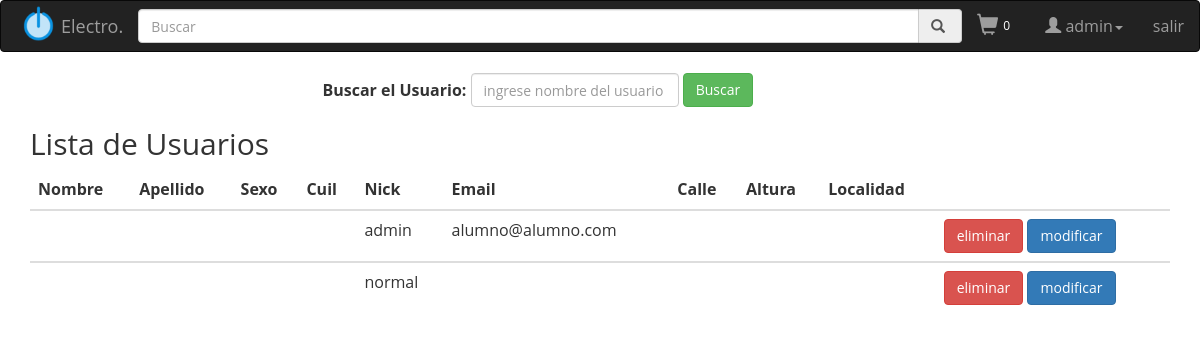
The page /admin.php (signed in) on the database as committed earlier.
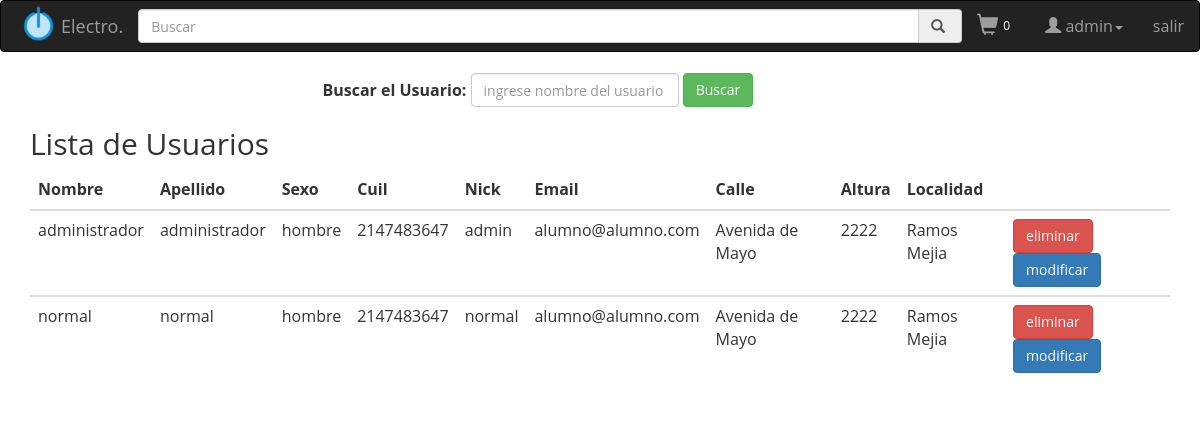
The same page on the database as committed later.
### tables this page shows
create table usuario(
id int auto_increment,
nombre varchar(25),
apellido varchar(25),
sexo varchar(25),
cuil integer,
nick varchar(25),
pass varchar(40),
email varchar(60),
rol varchar(25),
calle varchar(25),
altura integer,
localidad varchar(30),
estado varchar(20),
latitud double,
longitud double,
primary key (id)
);

### admin.php (the view, shortened to what this page needs)
<!DOCTYPE html>
<html lang="es">
<?php
require 'header.php';
?>
<body>
<div class="container">
    <div class="row">
        <div class="col-lg-4"></div>
        <div class="col-lg-4"></div>
    </div>
    <div class="row">
        <div class="col-lg-3"></div>
        <div class="col-lg-6 " >
            <form class="form form-inline " action="admin.php" method="post">
                <div class="form-group">
                    <label class="control-label">Buscar el Usuario:</label>
                    <input type="text" class="form-control" name="usuariobuscado" placeholder="ingrese nombre del usuario" required">
                </div>
                <input type="submit" value="Buscar" class="btn btn-success">
            </form>
        </div>
    </div>
    <div class="col-lg-3"></div>
    <?php
    require 'database.php';
    if(isset($_POST['usuariobuscado'])){
        $buscado=$_POST['usuariobuscado'];
        $q="select * from usuario where nick='$buscado'; ";
        $consulta=mysqli_query($conexion,$q);
        $array= mysqli_fetch_array($consulta);
        if(isset($array)){
            echo "<h2>Resultado</h2>";
            echo "<table class='table'>
        <thead>
                <tr>
                  <th scope='col'>Nombre</th>
                  <th scope='col'>Apellido</th>
                  <th scope='col'>Sexo</th>
                  <th scope='col'>Cuil</th>
                  <th scope='col'>Nick</th>
                  <th scope='col'>Email</th>
                  <th scope='col'>Calle</th>
                  <th scope='col'>Altura</th>
                  <th scope='col'>Localidad</th>
                  <th scope='col'></th>
                </tr>
              </thead>";
            echo " <tbody>
                <tr>
                  <td>".$array["nombre"]."</td>
                  <td>".$array["apellido"]."</td>
                  <td>".$array["sexo"]."</td>
                  <td>".$array["cuil"]."</td>
                  <td>".$array["nick"]."</td>
                  <td>".$array["email"]."</td>
                  <td>".$array["calle"]."</td>
                  <td>".$array["altura"]."</td>
                  <td>".$array["localidad"]."</td>
                  <td>";
            if(isset($_SESSION['username'])){
                echo " <form  action='opciones.php' method='post'>
                    <input type='hidden' name='id' value='".$array['id']."'>
                    <input type='hidden' name='nombre' value='" . $array['nombre'] . "'>
                    <input type='hidden' name='apellido' value='" . $array['apellido'] . "'>
                    <input type='hidden' name='sexo' value='" . $array['sexo'] . "'>
                    <input type='hidden' name='cuil' value='" . $array['cuil'] . "'>
                    <input type='hidden' name='nick' value='" . $array['nick'] . "'>
                    <input type='hidden' name='email' value='" . $array['email'] . "'>
                    <input type='hidden' name='calle' value='" . $array['calle'] . "'>
                    <input type='hidden' name='altura' value='" . $array['altura'] . "'>
                    <input type='hidden' name='localidad' value='" . $array['localidad'] . "'>
                    <input type='submit' class='btn btn-danger' name='botone' value='eliminar'>
                    <input type='submit' class='btn btn-primary' formaction='modificar.php' value='modificar'>
                  </form> ";}
            echo "</td></tr></tbody></table>";
        }else{
            echo "<p>Usuario no encontrado</p>";
            echo "<h2>Lista de Usuarios</h2>";
            $q="select * from usuario ";
            $consulta=mysqli_query($conexion,$q);
            $colum = mysqli_fetch_array($consulta);
            echo " <table class='table'>
              <thead>
                <tr>
                  <th scope='col'>Id</th>
                  <th scope='col'>Nombre</th>
                  <th scope='col'>Apellido</th>
                  <th scope='col'>Sexo</th>
                  <th scope='col'>Cuil</th>
                  <th scope='col'>Nick</th>
                  <th scope='col'>Email</th>
                  <th scope='col'>Calle</th>
                  <th scope='col'>Altura</th>
                  <th scope='col'>Localidad</th>
                  <th scope='col'></th>
                </tr>
              </thead>";
            if(isset($colum)){
                do{
                    echo " <tbody>
                <tr>
                  <th scope='row'>".$colum["id"]."</th>
                  <td>".$colum["nombre"]."</td>
                  <td>".$colum["apellido"]."</td>
                  <td>".$colum["cuil"]."</td>
                  <td>".$colum["nick"]."</td>
                  <td>";
                    if(isset($_SESSION['username'])){
                        echo " <form  action='opciones.php' method='post'>
                    <input type='hidden' name='id' value='".$colum['id']."'>
                    <input type='hidden' name='nombre' value='" . $colum['nombre'] . "'>
                    <input type='hidden' name='apellido' value='" . $colum['apellido'] . "'>
                    <input type='hidden' name='sexo' value='" . $colum['sexo'] . "'>
                    <input type='hidden' name='cuil' value='" . $colum['cuil'] . "'>
                    <input type='hidden' name='nick' value='" . $colum['nick'] . "'>
                    <input type='hidden' name='email' value='" . $colum['email'] . "'>
                    <input type='hidden' name='calle' value='" . $colum['calle'] . "'>
                    <input type='hidden' name='altura' value='" . $colum['altura'] . "'>
                    <input type='hidden' name='localidad' value='" . $colum['localidad'] . "'>
                    <input type='submit' class='btn btn-danger' name='botone' value='eliminar'>
                    <input type='submit' class='btn btn-primary' formaction='modificar.php' value='modificar'>
                  </form> ";
                    }
                }while($colum=mysqli_fetch_array($consulta));
                echo "</td>
                </tr>
              </tbody>
            </table>";
            }
        }
    }else{
        echo "<h2>Lista de Usuarios</h2>";
        $q="select * from usuario ";
        $consulta=mysqli_query($conexion,$q);
        $colum = mysqli_fetch_array($consulta);
        echo " <table class='table'>
              <thead>
                <tr>
                  <th scope='col'>Nombre</th>
                  <th scope='col'>Apellido</th>
                  <th scope='col'>Sexo</th>
                  <th scope='col'>Cuil</th>
                  <th scope='col'>Nick</th>
                  <th scope='col'>Email</th>
                  <th scope='col'>Calle</th>
                  <th scope='col'>Altura</th>
                  <th scope='col'>Localidad</th>
                  <th scope='col'></th>
                </tr>
              </thead>";
        if(isset($colum)) {
            do {
                echo " <tbody>
                <tr>
                  <td>" . $colum["nombre"] . "</td>
                  <td>" . $colum["apellido"] . "</td>
                  <td>" . $colum["sexo"] . "</td>
                  <td>" . $colum["cuil"] . "</td>
                  <td>" . $colum["nick"] . "</td>
                  <td>" . $colum["email"] . "</td>
                  <td>" . $colum["calle"] . "</td>
                  <td>" . $colum["altura"] . "</td>
                  <td>" . $colum["localidad"] . "</td>
                  <td>";
                if (isset($_SESSION['username'])) {
                    echo " <form  action='opciones.php' method='post'>
                    <input type='hidden' name='id' value='" . $colum['id'] . "'>
                    <input type='hidden' name='nombre' value='" . $colum['nombre'] . "'>
                    <input type='hidden' name='apellido' value='" . $colum['apellido'] . "'>
                    <input type='hidden' name='sexo' value='" . $colum['sexo'] . "'>
                    <input type='hidden' name='cuil' value='" . $colum['cuil'] . "'>
                    <input type='hidden' name='nick' value='" . $colum['nick'] . "'>
                    <input type='hidden' name='email' value='" . $colum['email'] . "'>
                    <input type='hidden' name='calle' value='" . $colum['calle'] . "'>
                    <input type='hidden' name='altura' value='" . $colum['altura'] . "'>
                    <input type='hidden' name='localidad' value='" . $colum['localidad'] . "'>
                    <input type='submit' class='btn btn-danger' name='botone' value='eliminar'>
                    <input type='submit' class='btn btn-primary' formaction='modificar.php' value='modificar'>
                  </form> ";
                }
            } while ($colum = mysqli_fetch_array($consulta));
            echo "</td>
                </tr>
              </tbody>
            </table>";
        }
    }
    ?>
</div>
</body>

### header.php (shortened to what this page needs)
<head>
    <link rel="stylesheet" href="css/bootstrap.min.css">
    <link href="//maxcdn.bootstrapcdn.com/font-awesome/4.2.0/css/font-awesome.min.css" rel="stylesheet">
    <link rel="stylesheet" href="css/jquery.ui.css">
    <link rel="stylesheet" href="css/estilos.css">
</head>
<header id="header">
    <nav class="navbar navbar-inverse">
        <div class="container-fluid">
            <div class="navbar-header">
                <img src="img/logo.png" width="45" height="45">
            </div>
            <div class="navbar-header">
                <a class="navbar-brand" href="index.php">Electro.</a>
            </div>
            <ul class="nav navbar-nav navbar-right">
                <?php
                if(isset($_SESSION['username'])){
                    $nombre=$_SESSION['username'];
                    $carrito=$_SESSION['carrito'];
                    echo "<li><a style='cursor:pointer' id='carrito' href='vercarrito.php'><span class='glyphicon glyphicon-shopping-cart fa-lg'></span><asp:Label ID='lblCartCount' ForeColor='White'/>".$carrito."</a></li>";
                    echo"<li class='dropdown'>
    <a href='#' class='dropdown-toggle' data-toggle='dropdown' role='button' aria-haspopup='true' aria-expanded='false'><span class='glyphicon glyphicon-user'></span> ".$nombre."<span class='caret'></span></a>
    <ul class='dropdown-menu'>
        <li><a href='resumenUsuario.php'>Publicaciones</a></li>
        <li><a href='resumenUsuario.php'>Ventas</a></li>
        <li><a href='resumenUsuario.php'>Compras</a></li>
        <li><a href='#'>Mis datos</a></li>";
                        echo"</ul></li>";
                    echo "<li><a href='salir.php'>salir</a></li>";
                }else{
                    echo "<li><a href='registrar.php'>Registrate</a> </li>";
                    echo "<li><a href='login.php'>Ingresá</a></li>";
                }
                ?>
            </ul>
            <form method="post" action="buscaritem.php" class="navbar-form">
                <div class="form-group" style="display:inline;">
                    <div class="input-group" style="display:table;">
                        <input class="form-control" id="buscar" name="itemb" placeholder="Buscar" type="text">
                        <span class="input-group-addon" style="width:5%;"><span class="glyphicon glyphicon-search" style="cursor:pointer"><button type="submit"></button></span></span>
                    </div>
                </div>
            </form>
        </div>
    </nav>
</header>

### css/estilos.css (style rules this page uses)
* { margin: 0; padding: 0; }
html,body { font-family: 'Open Sans', sans-serif; box-sizing:border-box; font-size: 16px; }
#lblCartCount { font-size: 12px; color: #fff; padding: 0 5px; vertical-align: top; }

Rows that differ between the two databases and show on the page:
changed usuario "admin": nombre (not shown) → "administrador"; apellido (not shown) → "administrador"; sexo (not shown) → "hombre"; cuil (not shown) → "2147483647"; calle (not shown) → "Avenida de Mayo"; altura (not shown) → "2222"; localidad (not shown) → "Ramos Mejia"
changed usuario "normal": nombre (not shown) → "normal"; apellido (not shown) → "normal"; sexo (not shown) → "hombre"; cuil (not shown) → "2147483647"; email (not shown) → "alumno@alumno.com"; calle (not shown) → "Avenida de Mayo"; altura (not shown) → "2222"; localidad (not shown) → "Ramos Mejia"
